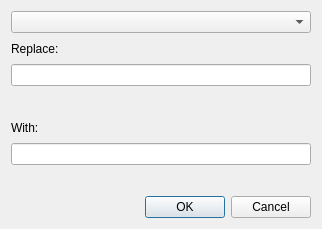
<?xml version="1.0" encoding="UTF-8"?>
<ui version="4.0">
 <class>BaselineSearchReplaceDialog</class>
 <widget class="QDialog" name="BaselineSearchReplaceDialog">
  <property name="geometry">
   <rect>
    <x>0</x>
    <y>0</y>
    <width>322</width>
    <height>229</height>
   </rect>
  </property>
  <property name="windowTitle">
   <string>Baseline Search-and-Replace</string>
  </property>
  <layout class="QVBoxLayout" name="verticalLayout">
   <item>
    <widget class="WritingSystemCombo" name="writingSystemCombo"/>
   </item>
   <item>
    <widget class="QLabel" name="label">
     <property name="text">
      <string>Replace:</string>
     </property>
    </widget>
   </item>
   <item>
    <widget class="LingEdit" name="searchEdit"/>
   </item>
   <item>
    <widget class="QLabel" name="searchLabel">
     <property name="text">
      <string/>
     </property>
    </widget>
   </item>
   <item>
    <widget class="QLabel" name="label_2">
     <property name="text">
      <string>With:</string>
     </property>
    </widget>
   </item>
   <item>
    <widget class="LingEdit" name="replaceEdit"/>
   </item>
   <item>
    <widget class="QLabel" name="replaceLabel">
     <property name="text">
      <string/>
     </property>
    </widget>
   </item>
   <item>
    <widget class="QDialogButtonBox" name="buttonBox">
     <property name="orientation">
      <enum>Qt::Horizontal</enum>
     </property>
     <property name="standardButtons">
      <set>QDialogButtonBox::Cancel|QDialogButtonBox::Ok</set>
     </property>
    </widget>
   </item>
  </layout>
 </widget>
 <customwidgets>
  <customwidget>
   <class>WritingSystemCombo</class>
   <extends>QComboBox</extends>
   <header location="global">writingsystemcombo.h</header>
  </customwidget>
  <customwidget>
   <class>LingEdit</class>
   <extends>QLineEdit</extends>
   <header>lingedit.h</header>
  </customwidget>
 </customwidgets>
 <resources/>
 <connections>
  <connection>
   <sender>buttonBox</sender>
   <signal>accepted()</signal>
   <receiver>BaselineSearchReplaceDialog</receiver>
   <slot>accept()</slot>
   <hints>
    <hint type="sourcelabel">
     <x>248</x>
     <y>254</y>
    </hint>
    <hint type="destinationlabel">
     <x>157</x>
     <y>274</y>
    </hint>
   </hints>
  </connection>
  <connection>
   <sender>buttonBox</sender>
   <signal>rejected()</signal>
   <receiver>BaselineSearchReplaceDialog</receiver>
   <slot>reject()</slot>
   <hints>
    <hint type="sourcelabel">
     <x>316</x>
     <y>260</y>
    </hint>
    <hint type="destinationlabel">
     <x>286</x>
     <y>274</y>
    </hint>
   </hints>
  </connection>
 </connections>
</ui>
